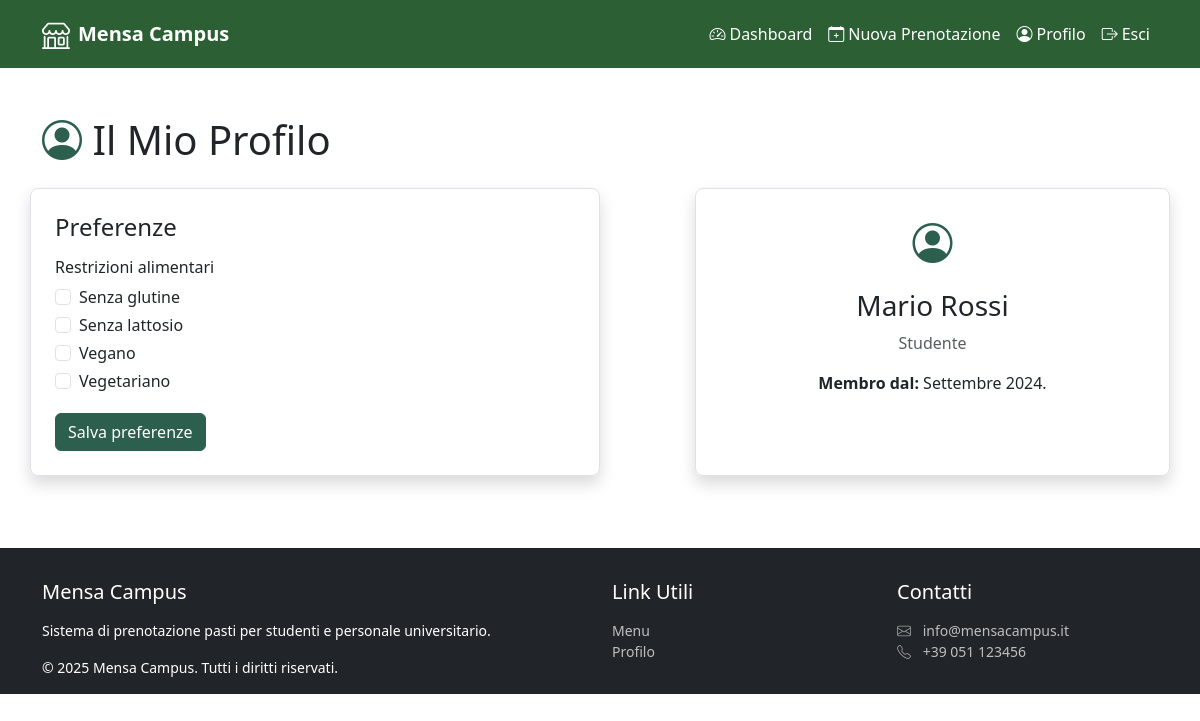
Screenshot of /user-profile.php with the database file from the repository.
### tables this page shows
CREATE TABLE dietary_specifications (
    dietary_spec_id INT NOT NULL AUTO_INCREMENT,
    dietary_spec_name VARCHAR(50) NOT NULL,
    PRIMARY KEY (dietary_spec_id)
);

### user-profile.php (called while the page is built, shortened)
<?php
require_once 'bootstrap.php';
$templateParams["titolo"] = "Mensa Campus - Profilo Utente";
$templateParams["user_id"] = $_SESSION["user_id"];
$templateParams["nav_items"] = array(
    getNewNavItem("Dashboard", "user-dashboard.php", "bi bi-speedometer2"),
    getNewNavItem("Nuova Prenotazione", "user-booking.php", "bi bi-calendar-plus me-1"),
    getNewNavItem("Profilo", "user-profile.php", "bi bi-person-circle"),
    getNewNavItem("Esci", "#", "bi bi-box-arrow-right me-1")
);
$templateParams["link_utili"][] = array(
    "name" => "Menu",
    "link" => "menu.php",
);
$templateParams["link_utili"][] = array(
    "name" => "Profilo",
    "link" => "user-profile.php",
);
$templateParams["content"] = "template/content-user-profile.php";
$templateParams["dietary_specs"] = $dbh->getDietarySpecifications();
$templateParams["user_selected_spec_ids"] = $dbh->getUserDietarySpecIds($userId);
require 'template/base-user.php';
?>

### utils/functions.php (called while the page is built, shortened)
<?php
    function getNewNavItem($name, $link, $iconClass) {
        return array(
            "name" => $name,
            "link" => $link,
            "iconClass" => $iconClass
        );
    }
?>

### db/database.php (called while the page is built, shortened)
<?php
class DatabaseHelper {
    private $db;
    public function __construct($servername, $username, $password, $dbname, $port) {
        $this->db = new mysqli($servername, $username, $password, $dbname, $port);
        $this->db->set_charset('utf8mb4');
    }
    public function getDietarySpecifications() {
        $sql = "SELECT dietary_spec_id, dietary_spec_name FROM dietary_specifications ORDER BY dietary_spec_name";
        $result = $this->db->query($sql);
        $specs = [];
        if ($result) {
            while ($row = $result->fetch_assoc()) {
                $specs[] = $row;
            }
        }
        return $specs;
    }
    public function getUserDietarySpecIds($userId) {
        $sql = "SELECT dietary_spec_id FROM user_specifications WHERE user_id = ?";
        $stmt = $this->db->prepare($sql);
        $stmt->bind_param("i", $userId);
        $stmt->execute();
        $res = $stmt->get_result();
        $ids = [];
        return $ids;
    }
}
?>

### bootstrap.php (called while the page is built, shortened)
<?php
require_once("db/database.php");
require_once("utils/functions.php");
$dbh = new DatabaseHelper("localhost", "root", "", "cafeteria", 3306);
?>

### template/content-user-profile.php (the view, shortened to what this page needs)
<main class="container my-5">
    <h1 class="mb-4"><i class="bi bi-person-circle"></i> Il Mio Profilo</h1>
    <div class="row">
        <?php
            $selectedIds = $templateParams["user_selected_spec_ids"] ?? [];
        ?>
        <section class="col-md-6 order-2 order-md-1 border rounded-3 shadow p-4 mb-4"
                aria-labelledby="prefs-title">
        <h2 id="prefs-title" class="h4 mb-3">Preferenze</h2>
        <form action="user-profile.php" method="POST" class="mt-3" novalidate>
            <fieldset class="mb-3">
                <legend class="h6 mb-2">Restrizioni alimentari</legend>
                <?php foreach ($templateParams["dietary_specs"] as $spec): ?>
                    <?php
                    $id = (int)$spec["dietary_spec_id"];
                    $name = $spec["dietary_spec_name"];
                    $checked = in_array($id, $selectedIds, true) ? "checked" : "";
                    ?>
                    <div class="form-check mb-1">
                    <input
                        class="form-check-input"
                        type="checkbox"
                        id="diet_<?php echo $id; ?>"
                        name="preferenze[]"
                        value="<?php echo $id; ?>"
                        <?php echo $checked; ?>
                    >
                    <label class="form-check-label" for="diet_<?php echo $id; ?>">
                        <?php echo $name; ?>
                    </label>
                    </div>
                <?php endforeach; ?>
            </fieldset>
            <button type="submit" class="btn btn-dark">
            <span>Salva preferenze</span>
            </button>
        </form>
        </section>
        <aside class="col-md-5 order-1 order-md-2 border rounded-3 shadow p-4 mb-4 offset-md-1"
                aria-labelledby="profilo-utente">
            <div class="text-center">
            <i class="bi bi-person-circle fs-1"></i>
            <h2 id="profilo-utente" class="h3 mt-3">Mario Rossi</h2>
            <p class="text-muted">Studente</p>
            <p><b>Membro dal:</b> Settembre 2024.</p>
            </div>
        </aside>
    </div>
</main>

### template/base-user.php (shortened to what this page needs)
<!DOCTYPE html>
<html lang="it-IT">
  <head>
    <link href="https://cdn.jsdelivr.net/npm/bootstrap@5.3.8/dist/css/bootstrap.min.css" rel="stylesheet" />
    <link rel="stylesheet" href="https://cdn.jsdelivr.net/npm/bootstrap-icons@1.13.1/font/bootstrap-icons.min.css" />
    <link rel="stylesheet" type="text/css" href="css/style.css" />
  </head>
  <body class="container-fluid p-0 overflow-x-hidden">
    <nav class="navbar navbar-expand-md navbar-dark sticky-top" aria-label="Navigazione principale">
      <div class="container">
        <a class="navbar-brand d-flex align-items-center" href="index.php">
          <i class="bi bi-shop fs-3 me-2" aria-hidden="true"></i>
          <span class="fw-bold">Mensa Campus</span>
        </a>
        <div class="collapse navbar-collapse" id="navbarNav">
          <ul class="navbar-nav ms-auto align-items-md-center">
            <?php foreach($templateParams["nav_items"] as $nav_item): ?>
              <li class="nav-item">
                <a class="nav-link active text-white" aria-current="page" href="<?php echo $nav_item["link"]; ?>">
                  <i class="<?php echo $nav_item["iconClass"]; ?> me-1" aria-hidden="true"></i><?php echo $nav_item["name"]; ?>
                </a>
              </li>
            <?php endforeach; ?>
          </ul>
        </div>
      </div>
    </nav>
    <?php
      if (isset($templateParams["content"])) {
        require $templateParams["content"];
      }
    ?>
    <footer class="bg-dark text-white py-3">
      <div class="container">
        <div class="row">
          <div class="col-lg-6">
            <h3 class="h5 my-3">Mensa Campus</h3>
            <p class="small">Sistema di prenotazione pasti per studenti e personale universitario.</p>
            <p class="small mb-0">&copy; 2025 Mensa Campus. Tutti i diritti riservati.</p>
          </div>
          <div class="col-lg-3">
            <nav aria-label="Link utili">
              <h4 class="h5 my-3">Link Utili</h4>
              <ul class="list-unstyled small">
                <?php foreach($templateParams["link_utili"] as $link): ?>
                  <li><a href="<?php echo $link["link"]; ?>" class="text-decoration-none"><?php echo $link["name"]; ?></a></li>
                <?php endforeach; ?>
              </ul>
            </nav>
          </div>
          <div class="col-lg-3">
            <h4 class="h5 my-3">Contatti</h4>
            <address>
              <ul class="list-unstyled small">
                <li class="text-white-50">
                  <i class="bi bi-envelope me-2" aria-hidden="true"></i>
                  <a href="mailto:info@mensacampus.it" class="text-decoration-none">info@mensacampus.it</a>
                </li>
                <li class="text-white-50">
                  <i class="bi bi-telephone me-2" aria-hidden="true"></i>
                  <a href="tel:+39051123456" class="text-decoration-none">+39 051 123456</a>
                </li>
              </ul>
            </address>
          </div>
        </div>
      </div>
    </footer>
  </body>
</html>

### css/style.css (style rules this page uses)
nav.navbar, main > header.welcome { background-color: #2C5F34; }
form button[type="submit"], a.btn:first-child, aside a.btn:first-child, aside section a.btn:first-of-type { background-color: #2C5F4E; border-color: #2C5F4E; }
main i.bi { color: #2C5F4E; }
body > footer a { color: #FFFFFFB3; }
body > main > form > fieldset > div > i, body > main > h1 > i, body > main > div > aside > div > i { color: #2C5F34; }

### rows the page displays
dietary_specifications: dietary_spec_name "Senza glutine"
dietary_specifications: dietary_spec_name "Senza lattosio"
dietary_specifications: dietary_spec_name "Vegano"
dietary_specifications: dietary_spec_name "Vegetariano"

### other values shown
$nav_item["name"] "Dashboard"
$nav_item["name"] "Nuova Prenotazione"
$nav_item["name"] "Profilo"
$nav_item["name"] "Esci"
$link["name"] "Menu"
$link["name"] "Profilo"
